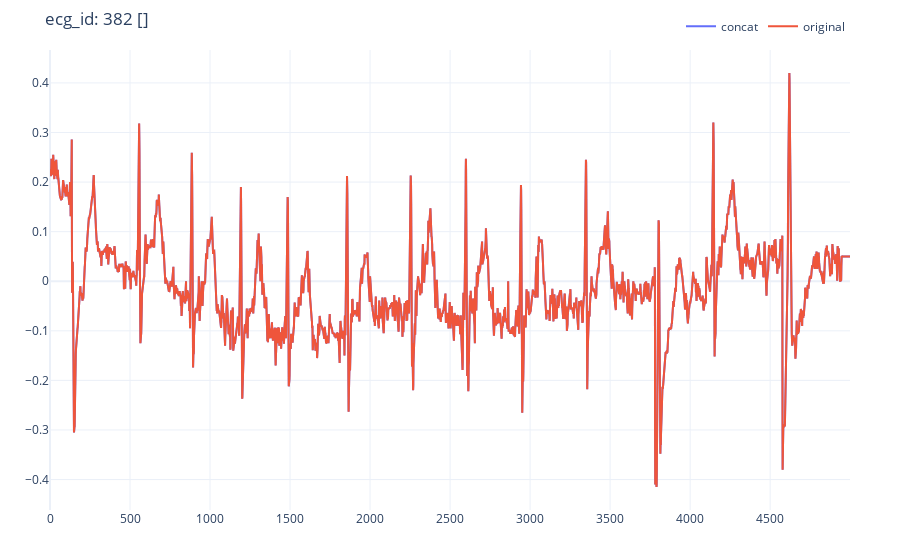

The cell this chart's notebook holds for it:
### Code cell
id = 50
sample_info = y_test_df.iloc[id]
print(sample_info)

fig = go.Figure()

fig.add_traces([
    go.Scatter(y=np.concatenate(x_test_2sec[(id*5):(id*5)+5,0,:]), name='concat'),
    go.Scatter(y=x_test[id,0,:], name='original'),
])

fig.update_layout(title=f"ecg_id: {sample_info.ecg_id} {sample_info.label}")
fig.show()

### Figure 1 — Plotly figure (JSON) as saved in the notebook; plotly's stock layout.template omitted (floating-point values rounded to 4 significant figures; data arrays with more than 128 entries replaced by an {"elided": "..."} marker saying what was removed)
{"data": [{"name": "concat", "type": "scatter", "y": {"elided": "5000 float values"}}, {"name": "original", "type": "scatter", "y": {"elided": "5000 float values"}}], "layout": {"title": {"text": "ecg_id: 382 []"}}}
